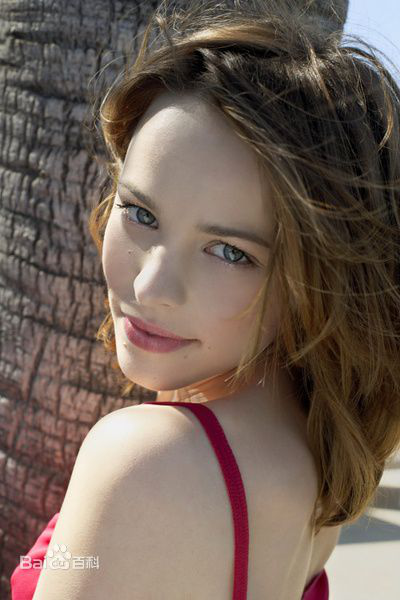
#> input picture RC.png, 400 x 600 px
$ python '311_pyrDown&Up.py'
#> lines starting #> are read from the running program, lines starting #| are printed output that depends on the picture
# -*- coding: utf-8 -*-
"""
Created on Fri Dec 15 13:52:29 2017

@author: Green
"""

import cv2
import matplotlib.pyplot as plt
img0 = cv2.imread('RC.png', 0)
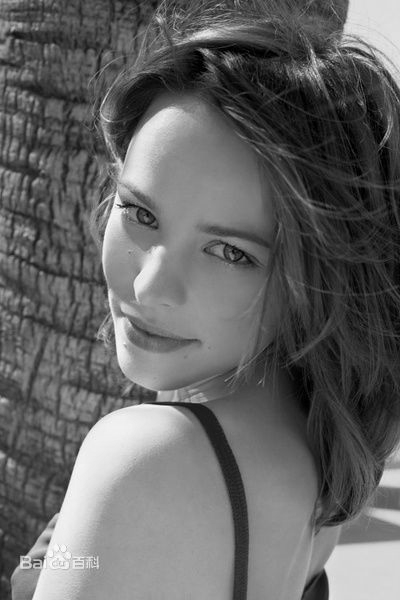
#> img0: shape (600, 400); min 0, max 253, mean 100.6
img1 = cv2.pyrDown(img0) # pyrDown 图像金字塔
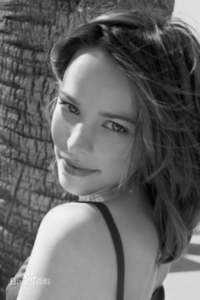
#> img1: shape (300, 200); min 1, max 247, mean 100.6
img2 = cv2.pyrDown(img1)
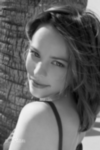
#> img2: shape (150, 100); min 4, max 241, mean 100.4
img3 = cv2.pyrUp(img2)
img4 = img1 - img3
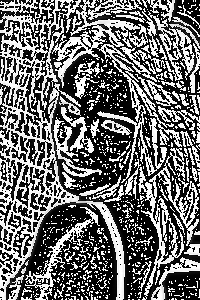
#> img4: shape (300, 200); min 0, max 255, mean 107.9
titles = ['img0(0)', 'img1(-1)', 'img2(-2)', 'img3(-1)', 'img4(-1)']
imgs = [img0, img1, img2, img3 ,img4]
for i in range(5):
    plt.subplot(2,3,i+1), plt.imshow(imgs[i], 'gray')
    plt.title(titles[i])
fig = plt.subplots_adjust(right = 1.3, top = 1.7)
